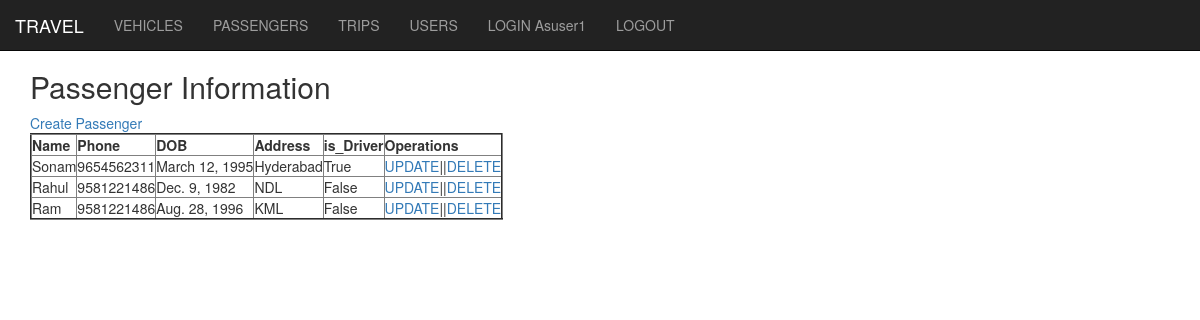
Page /car/passenger1/ (signed in) on the committed database.
### bus/models.py (models this page shows, shortened)
class Passenger(models.Model):
	name = models.CharField(max_length = 250)
	phone = models.IntegerField()
	dob = models.DateField()
	address = models.TextField(blank=True,default="")
	is_driver = models.BooleanField(default = False)

### bus/views.py (the view)
# urls.py: path('passenger1/',home2),
@login_required
def home2(request):
	passenger_data = Passenger.objects.all()
	return render(request,'bus/home2.html',{'data':passenger_data})

### bus/templates/bus/home2.html
{% extends "bus/base.html" %}
{% block content %}
	<h2>Passenger Information </h2>
	<a href="/passenger/passenger_create">Create Passenger</a>
	<table border="2">
		<tr>
			<th>Name</th>
			<th>Phone</th>
			<th>DOB</th>
			<th>Address</th>
			<th>is_Driver</th>
			<th>Operations</th>
		</tr>
		{% for passenger in data %}
		<tr>
			<td>{{passenger.name}}</td>
			<td>{{passenger.phone}}</td>
			<td>{{passenger.dob}}</td>
			<td>{{passenger.address}}</td>
			<td>{{passenger.is_driver}}</td>
			<td><a href="/passenger/passenger_update/{{passenger.id}}">UPDATE</a>||<a href="/passenger/passenger_delete/{{passenger.id}}">DELETE</a></td>
		</tr>
		{% endfor %}
	</table>
{% endblock %}

### bus/templates/bus/base.html (shortened to what this page needs)
<!DOCTYPE html>
<html lang="en">
<head>
  <link rel="stylesheet" href="https://maxcdn.bootstrapcdn.com/bootstrap/3.4.1/css/bootstrap.min.css">
</head>
<body style="height:1500px">
<nav class="navbar navbar-inverse navbar-fixed-top">
  <div class="container-fluid">
    <div class="navbar-header">
      <a class="navbar-brand" href="#">TRAVEL</a>
    </div>
    <ul class="nav navbar-nav">
      <li><a href="/car/car1/">VEHICLES</a></li>
      {% if request.user.is_authenticated %}
      <li><a href="/passenger/passenger1/">PASSENGERS</a></li>
      <li><a href="/trip/trip1/">TRIPS</a></li>
      <li><a href="/users/">USERS</a></li>
      <li><a href="#">LOGIN As{{ request.user.username }}</a></li>
      <li><a href="/logout/">LOGOUT</a></li>
      {% else %}
      <li><a href="/register/">REGISTRACTION</a></li>
      <li><a href="/login/">LOGIN</a></li>
      {% endif %}
    </ul>
  </div>
</nav>
<div class="container" style="margin-top:50px">
  {% block content %}{% endblock %}
</div>
</body>
</html>

### rows in the picture
Passenger: name "Sonam", phone "9654562311", dob "March 12, 1995", address "Hyderabad", is_driver "True"
Passenger: name "Rahul", phone "9581221486", dob "Dec. 9, 1982", address "NDL", is_driver "False"
Passenger: name "Ram", phone "9581221486", dob "Aug. 28, 1996", address "KML", is_driver "False"

### other values in the picture
{{ request.user.username }} "user1"
